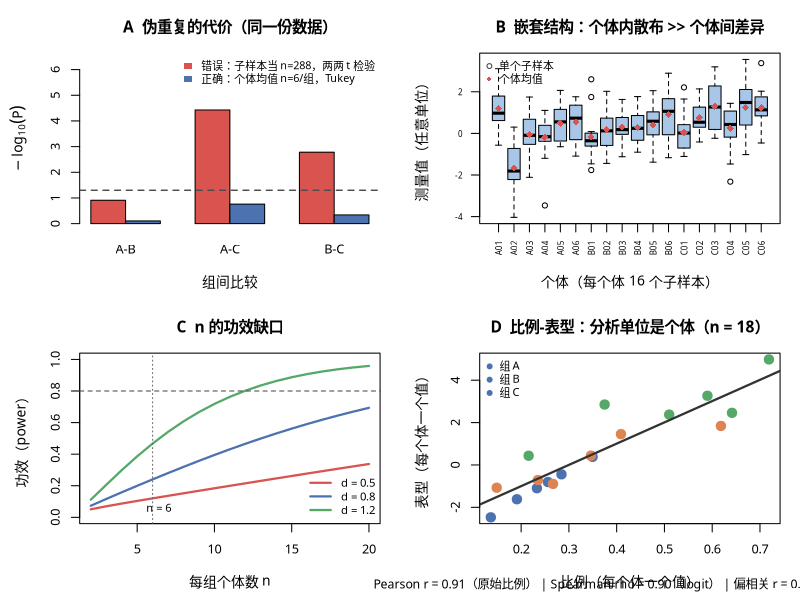

R code for this plot:
# stats_plan_audit_demo.R — 统计方案审查探针（2026-09-25 实测通过）
#
# 用途：审查"多层测量 + 多组比较"的统计方案时，用同一份模拟数据把
#       ① 伪重复（子样本当 n）+ 未校正多重比较的后果
#       ② 个体均值 + ANOVA + Tukey
#       ③ LMM（个体随机截距）+ ICC
#       ④ 各效应量下的功效
#       并排跑出来，同时出四联诊断图。改下方 PARAMS 即可套用到其它设计。
#
# 跑法（execute_r 持久内核，推荐）：source('<abs path>', encoding='utf-8')
# 跑法（terminal）：Rscript stats_plan_audit_demo.R
# 依赖：base R + lme4/lmerTest（仅 ICC 一节需要；未装会自动跳过并提示）

## ---- PARAMS ------------------------------------------------------------
OUT_DIR   <- "<安装目录>/results"      # 图输出目录（自动拼 /stats_plan_audit/）
N_GROUP   <- 3                                # 组数
N_IND     <- 6                                # 每组个体数（= 统计 n）
N_SUB     <- 16                               # 每个体子样本数（纤维/细胞/视野…）
EFFECT    <- 0.5                              # 相邻组真实效应（以 SD 为单位）
SD_IND    <- 0.6                              # 个体间 SD
SD_SUB    <- 1.0                              # 个体内 SD
SEED      <- 42

set.seed(SEED)
dir.create(file.path(OUT_DIR, "stats_plan_audit"), showWarnings = FALSE, recursive = TRUE)

## ---- 0. 模拟数据 -------------------------------------------------------
gname <- LETTERS[seq_len(N_GROUP)]
mk <- function() {
  out <- list()
  for (g in seq_len(N_GROUP)) {
    for (m in seq_len(N_IND)) {
      mu <- EFFECT * (g - 1) + rnorm(1, 0, SD_IND)
      out[[length(out) + 1]] <- data.frame(
        Group = gname[g],
        Ind   = sprintf("%s%02d", gname[g], m),
        Y     = rnorm(N_SUB, mu, SD_SUB))
    }
  }
  do.call(rbind, out)
}
d <- mk()
d$Group <- factor(d$Group, levels = gname)
cat(sprintf("[数据] 个体 %d 个，子样本 %d 条（每个体 %d 条）\n",
            length(unique(d$Ind)), nrow(d), N_SUB))

## ---- 1. 错误口径：子样本当 n 的两两 t 检验（未校正） -------------------
prs <- combn(gname, 2, simplify = FALSE)
p_bad <- sapply(prs, function(pr)
  t.test(Y ~ Group, data = subset(d, Group %in% pr))$p.value)
names(p_bad) <- sapply(prs, paste, collapse = "-")
k <- length(prs)
cat(sprintf("\n[错误口径] 子样本当 n（n=%d）两两 t 检验，未校正：\n", nrow(d)))
print(round(p_bad, 5))
cat(sprintf("  FWER = 1-(1-0.05)^%d = %.3f（名义 5%%）\n", k, 1 - 0.95^k))

## ---- 2. 正确口径 A：个体均值 + ANOVA + Tukey ---------------------------
mu  <- tapply(d$Y, d$Ind, mean)
grp <- tapply(as.character(d$Group), d$Ind, function(x) x[1])
dm  <- data.frame(Ind = names(mu), Group = factor(grp, levels = gname), Y = as.numeric(mu))
fit <- aov(Y ~ Group, data = dm)
cat(sprintf("\n[正确 A] 个体均值（n=%d/组）ANOVA + Tukey HSD：\n", N_IND))
print(round(TukeyHSD(fit)$Group[, c("diff", "lwr", "upr", "p adj")], 4))
cat(sprintf("  前提：残差 Shapiro p=%.3f | Levene p=%.3f\n",
            shapiro.test(resid(fit))$p.value,
            tryCatch(car::leveneTest(Y ~ Group, dm)[1, 3], error = function(e) NA)))

## ---- 3. 正确口径 B：LMM（子样本嵌套于个体）+ ICC -----------------------
icc <- NA
cat("\n[正确 B] LMM: Y ~ Group + (1|Ind)\n")
if (requireNamespace("lme4", quietly = TRUE) &&
    requireNamespace("lmerTest", quietly = TRUE)) {
  suppressMessages({library(lme4); library(lmerTest)})
  m <- lmer(Y ~ Group + (1 | Ind), data = d)
  print(round(summary(m)$coefficients, 4))
  vc  <- as.data.frame(VarCorr(m))
  icc <- vc$vcov[1] / sum(vc$vcov)
  cat(sprintf("  方差分量：个体=%.3f 残差=%.3f → ICC=%.3f（子样本远非独立）\n",
              vc$vcov[1], vc$vcov[2], icc))
} else {
  cat("  (lme4/lmerTest 未装，跳过；可先征得用户同意再装)\n")
}

## ---- 4. 功效：这个 n 到底能检出多大效应 --------------------------------
cat(sprintf("\n[功效] n=%d/组、α=0.05：\n", N_IND))
pw_tab <- sapply(c(0.5, 0.8, 1.2, 1.5), function(dd)
  power.t.test(n = N_IND, delta = dd, sd = 1, sig.level = 0.05)$power)
print(data.frame(d = c(0.5, 0.8, 1.2, 1.5), power = round(pw_tab, 2)), row.names = FALSE)
cat(sprintf("  %d 组 ANOVA（between.var=%.2f, within.var=1）→ power=%.2f\n",
            N_GROUP, (EFFECT / 2)^2,
            power.anova.test(groups = N_GROUP, n = N_IND,
                             between.var = (EFFECT / 2)^2, within.var = 1,
                             sig.level = 0.05)$power))

## ---- 5. 四联诊断图（base graphics，零依赖；中文用 cairo + YaHei） ------
FIG <- file.path(OUT_DIR, "stats_plan_audit", "stats_plan_audit_diagnostics.png")
COL <- c(bad = "#D9534F", ok = "#4C72B0", g3 = "#55A868")
png(FIG, width = 2600, height = 2100, res = 200, type = "cairo")
par(mfrow = c(2, 2), mar = c(4.6, 4.8, 3.2, 1.2), family = "Microsoft YaHei",
    cex.main = 1.12, cex.lab = 1.0, cex.axis = 0.92)

# A 伪重复的代价
mA <- rbind(-log10(p_bad), -log10(TukeyHSD(fit)$Group[, "p adj"]))
barplot(mA, beside = TRUE, names.arg = names(p_bad), ylim = c(0, max(mA) * 1.5),
        col = c(COL["bad"], COL["ok"]), ylab = expression(-log[10](P)),
        xlab = "组间比较", main = "A  伪重复的代价（同一份数据）")
abline(h = -log10(0.05), lty = 2, lwd = 1.4, col = "grey30")
legend("topright", bty = "n", cex = 0.78, fill = c(COL["bad"], COL["ok"]),
       border = NA, legend = c(sprintf("错误：子样本当 n=%d，两两 t 检验", nrow(d)),
                               sprintf("正确：个体均值 n=%d/组，Tukey", N_IND)))

# B 嵌套结构
boxplot(Y ~ Ind, data = d, las = 2, cex.axis = 0.58,
        col = rep(rep(c("#A8C6E8", "#F3CBA6", "#B9DDB4"), each = N_IND)[seq_len(N_GROUP)],
                  each = N_IND),
        ylab = "测量值（任意单位）", xlab = sprintf("个体（每个体 %d 个子样本）", N_SUB),
        main = "B  嵌套结构：个体内散布 >> 个体间差异")
points(seq_along(mu), as.numeric(mu), pch = 18, col = COL["bad"], cex = 1.15)
legend("topleft", bty = "n", cex = 0.78, pch = c(1, 18),
       col = c("grey25", COL["bad"]), legend = c("单个子样本", "个体均值"))

# C 功效缺口
ns <- 2:20
pw <- sapply(c(0.5, 0.8, 1.2), function(dd)
  sapply(ns, function(nn) power.t.test(n = nn, delta = dd, sd = 1, sig.level = 0.05)$power))
matplot(ns, pw, type = "l", lty = 1, lwd = 2.2, ylim = c(0, 1),
        col = c(COL["bad"], COL["ok"], COL["g3"]),
        xlab = "每组个体数 n", ylab = "功效（power）", main = "C  n 的功效缺口")
abline(h = 0.8, lty = 2, col = "grey30")
abline(v = N_IND, lty = 3, col = "grey40")
text(N_IND + 0.4, 0.06, sprintf("n = %d", N_IND), cex = 0.8)
legend("bottomright", bty = "n", cex = 0.82, lty = 1, lwd = 2.2,
       col = c(COL["bad"], COL["ok"], COL["g3"]), legend = c("d = 0.5", "d = 0.8", "d = 1.2"))

# D 比例-表型（演示口径差异：原始 Pearson / logit Spearman / 控制组别偏相关）
set.seed(SEED + 1)
n  <- N_GROUP * N_IND
gp <- factor(rep(gname, each = N_IND))
prop <- plogis(rnorm(n, -1.2, 0.6) + 0.3 * as.numeric(gp))
pheno <- 1.5 * qlogis(prop) + rnorm(n, 0, 0.7) + 0.8 * as.numeric(gp)
d2 <- data.frame(Group = gp, prop = prop, lg = qlogis(prop), pheno = pheno)
r_raw <- cor(d2$prop, d2$pheno)
rho   <- cor(d2$lg, d2$pheno, method = "spearman")
rx <- resid(lm(prop ~ Group, d2)); ry <- resid(lm(pheno ~ Group, d2))
r_par <- cor(rx, ry)
cg <- c("#4C72B0", "#DD8452", "#55A868")[as.numeric(d2$Group)]
plot(d2$prop, d2$pheno, pch = 19, col = cg, cex = 1.5,
     xlab = "比例（每个体一个值）", ylab = "表型（每个体一个值）",
     main = sprintf("D  比例-表型：分析单位是个体（n = %d）", n))
abline(lm(pheno ~ prop, data = d2), lwd = 2.2, col = "grey20")
legend("topleft", bty = "n", cex = 0.8, pch = 19, col = cg[seq_len(N_GROUP)],
       legend = paste("组", levels(d2$Group)))
mtext(sprintf("Pearson r = %.2f（原始比例） | Spearman rho = %.2f（logit） | 偏相关 r = %.2f（控制组别）",
              r_raw, rho, r_par), side = 1, line = 3.1, cex = 0.74)
dev.off()

cat(sprintf("\n[图] %s\n", FIG))
cat(sprintf("[比例-表型] r=%.2f (raw) | rho=%.2f (logit) | r=%.2f (partial)\n", r_raw, rho, r_par))
cat(sprintf("[ICC] %s\n", ifelse(is.na(icc), "NA（lme4 未装）", sprintf("%.3f", icc))))
cat("== 提醒：本脚本用模拟数据演示统计口径差异，不是用户真实数据的分析结果 ==\n")
